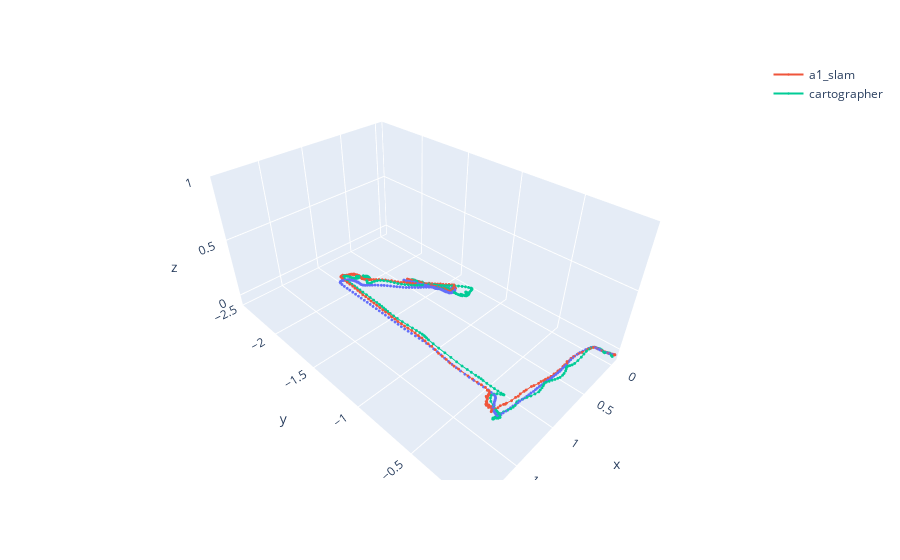

Here is the notebook cell this chart was saved with:
### Code cell
traj_num = 5
a1_slam_vals = np.loadtxt(f'/home/jerredchen/borglab/evaluation-evo/traj{traj_num}_a1_slam.txt')
carto_vals = np.loadtxt(f'/home/jerredchen/borglab/evaluation-evo/traj{traj_num}_cartographer.txt')
mocap_vals = np.loadtxt(f'/home/jerredchen/borglab/evaluation-evo/traj{traj_num}_mocap.txt')

x = mocap_vals[:,1]
y = mocap_vals[:,2]
z = np.zeros(mocap_vals.shape[0])
fig = px.scatter_3d(x=x, y=y, z=z, range_x=[-0.1, 2], range_y=[-2.5, 0], range_z=[-0.1, 1.0])

x = a1_slam_vals[:,1]
y = a1_slam_vals[:,2]
z = a1_slam_vals[:,3]
fig.add_scatter3d(x=x, y=y, z=z, name="a1_slam")

x = carto_vals[:, 1]
y = carto_vals[:, 2]
z = carto_vals[:, 3]
fig.add_scatter3d(x=x, y=y, z=z, name="cartographer")
fig.update_traces(marker_size=1.0)
fig.show()

### Figure 1 — Plotly figure (JSON) as saved in the notebook; plotly's stock layout.template omitted (floating-point values rounded to 4 significant figures; data arrays with more than 128 entries replaced by an {"elided": "..."} marker saying what was removed)
{"data": [{"hovertemplate": "x=%{x}<br>y=%{y}<br>z=%{z}<extra></extra>", "legendgroup": "", "marker": {"color": "#636efa", "size": 1, "symbol": "circle"}, "mode": "markers", "name": "", "scene": "scene", "showlegend": false, "type": "scatter3d", "x": {"elided": "441 float values"}, "y": {"elided": "441 float values"}, "z": {"elided": "441 int values"}}, {"marker": {"size": 1}, "name": "a1_slam", "type": "scatter3d", "x": {"elided": "441 float values"}, "y": {"elided": "441 float values"}, "z": {"elided": "441 int values"}}, {"marker": {"size": 1}, "name": "cartographer", "type": "scatter3d", "x": {"elided": "441 float values"}, "y": {"elided": "441 float values"}, "z": {"elided": "441 int values"}}], "layout": {"legend": {"tracegroupgap": 0}, "margin": {"t": 60}, "scene": {"domain": {"x": [0, 1], "y": [0, 1]}, "xaxis": {"range": [-0.1, 2], "title": {"text": "x"}}, "yaxis": {"range": [-2.5, 0], "title": {"text": "y"}}, "zaxis": {"range": [-0.1, 1], "title": {"text": "z"}}}}}
